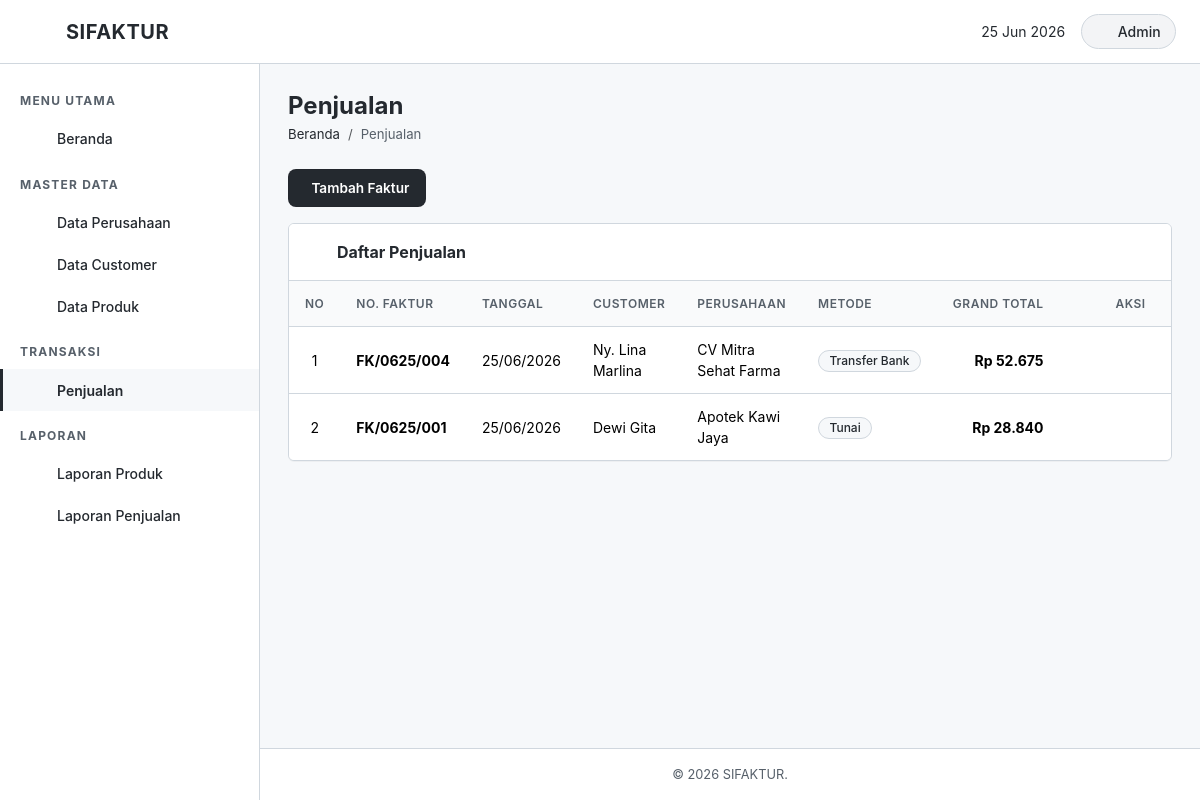
Page /penjualan/index.php on the committed database.
### tables this page shows
CREATE TABLE `faktur` (
  `id_faktur` int(11) NOT NULL AUTO_INCREMENT,
  `no_faktur` varchar(50) NOT NULL,
  `tgl_faktur` date NOT NULL,
  `due_date` date DEFAULT NULL,
  `metode_bayar` varchar(50) DEFAULT NULL,
  `ppn` decimal(15,2) NOT NULL DEFAULT 0.00,
  `dp` decimal(15,2) NOT NULL DEFAULT 0.00,
  `grand_total` decimal(15,2) NOT NULL DEFAULT 0.00,
  `user` varchar(100) DEFAULT NULL,
  `id_customer` int(11) NOT NULL,
  `id_perusahaan` int(11) NOT NULL,
  `created_at` timestamp NOT NULL DEFAULT current_timestamp(),
  PRIMARY KEY (`id_faktur`),
  UNIQUE KEY `uq_no_faktur` (`no_faktur`),
  KEY `idx_faktur_customer` (`id_customer`),
  KEY `idx_faktur_perusahaan` (`id_perusahaan`),
  CONSTRAINT `fk_faktur_customer` FOREIGN KEY (`id_customer`) REFERENCES `customer` (`id_customer`) ON UPDATE CASCADE,
  CONSTRAINT `fk_faktur_perusahaan` FOREIGN KEY (`id_perusahaan`) REFERENCES `perusahaan` (`id_perusahaan`) ON UPDATE CASCADE
);

CREATE TABLE `customer` (
  `id_customer` int(11) NOT NULL AUTO_INCREMENT,
  `nama_customer` varchar(150) NOT NULL,
  `perusahaan_cust` varchar(150) DEFAULT NULL,
  `alamat` varchar(255) DEFAULT NULL,
  PRIMARY KEY (`id_customer`)
);

CREATE TABLE `perusahaan` (
  `id_perusahaan` int(11) NOT NULL AUTO_INCREMENT,
  `nama_perusahaan` varchar(150) NOT NULL,
  `alamat` varchar(255) DEFAULT NULL,
  `telp` varchar(20) DEFAULT NULL,
  `fax` varchar(20) DEFAULT NULL,
  PRIMARY KEY (`id_perusahaan`)
);

### penjualan/index.php (the view, shortened to what this page needs)
<?php
require_once dirname(__DIR__) . '/config/koneksi.php';
include dirname(__DIR__) . '/includes/header.php';
include dirname(__DIR__) . '/includes/sidebar.php';
$result = $conn->query("
    SELECT f.*, c.nama_customer, p.nama_perusahaan
    FROM faktur f
    JOIN customer c ON f.id_customer = c.id_customer
    JOIN perusahaan p ON f.id_perusahaan = p.id_perusahaan
    ORDER BY f.id_faktur DESC
");
?>
<div class="page-header">
    <h2></i> Penjualan</h2>
    <nav aria-label="breadcrumb">
        <ol class="breadcrumb">
            <li class="breadcrumb-item"><a href="<?php echo $base_url; ?>/index.php">Beranda</a></li>
            <li class="breadcrumb-item active">Penjualan</li>
        </ol>
    </nav>
</div>
<div class="mb-3">
    <a href="tambah.php" class="btn btn-primary-custom">
        <i class="bi bi-plus-circle"></i> Tambah Faktur
    </a>
</div>
<div class="content-card">
    <div class="card-header-custom">
        <i class="fa-solid fa-list-ul"></i> Daftar Penjualan
    </div>
    <div class="card-body p-0">
        <div class="table-wrapper">
            <table class="table">
                <thead>
                    <tr>
                        <th style="width:50px;">No</th>
                        <th>No. Faktur</th>
                        <th>Tanggal</th>
                        <th>Customer</th>
                        <th>Perusahaan</th>
                        <th>Metode</th>
                        <th class="text-end">Grand Total</th>
                        <th style="width:180px;" class="text-center">Aksi</th>
                    </tr>
                </thead>
                <tbody>
                    <?php if ($result && $result->num_rows > 0): ?>
                        <?php $no = 1; while ($row = $result->fetch_assoc()): ?>
                        <tr>
                            <td class="text-center"><?php echo $no++; ?></td>
                            <td><strong><?php echo htmlspecialchars($row['no_faktur']); ?></strong></td>
                            <td><?php echo date('d/m/Y', strtotime($row['tgl_faktur'])); ?></td>
                            <td><?php echo htmlspecialchars($row['nama_customer']); ?></td>
                            <td><?php echo htmlspecialchars($row['nama_perusahaan']); ?></td>
                            <td>
                                <span class="badge bg-<?php echo ($row['metode_bayar'] === 'Tunai') ? 'success' : 'primary'; ?> badge-status">
                                    <?php echo htmlspecialchars($row['metode_bayar']); ?>
                                </span>
                            </td>
                            <td class="text-end"><strong>Rp <?php echo number_format($row['grand_total'], 0, ',', '.'); ?></strong></td>
                            <td>
                                <div class="btn-group-action justify-content-center">
                                    <a href="cetak.php?id=<?php echo $row['id_faktur']; ?>" target="_blank" class="text-info fs-5 mx-1" title="Cetak">
                                        <i class="fa-solid fa-print"></i>
                                    </a>
                                    <a href="ubah.php?id=<?php echo $row['id_faktur']; ?>" class="text-warning fs-5 mx-1" title="Ubah">
                                        <i class="fa-solid fa-pen"></i>
                                    </a>
                                    <button type="button" class="btn btn-link text-danger p-0 fs-5 mx-1 border-0 text-decoration-none" title="Hapus"
                                        onclick="confirmDelete('hapus.php?id=<?php echo $row['id_faktur']; ?>', '<?php echo addslashes($row['no_faktur']); ?>')">
                                        <i class="fa-solid fa-trash"></i>
                                    </button>
                                </div>
                            </td>
                        </tr>
                        <?php endwhile; ?>
                    <?php endif; ?>
                </tbody>
            </table>
        </div>
    </div>
</div>
<?php include dirname(__DIR__) . '/includes/footer.php'; ?>

### assets/css/style.css (style rules this page uses)
:root { --primary: #24292f; --primary-light: #57606a; --primary-dark: #000000; --accent: #24292f; --accent-light: #d0d7de; --success: #24292f; --warning: #24292f; --danger: #24292f; --info: #24292f; --bg-body: #f6f8fa; --bg-card: #ffffff; --bg-sidebar: #ffffff; --bg-header: #ffffff; --text-dark: #24292f; --text-muted: #57606a; --text-light: #ffffff; --border-color: #d0d7de; --shadow-sm: 0 1px 0 rgba(27,31,36,0.04); --shadow-md: 0 3px 6px rgba(140,148,157,0.14); --shadow-lg: 0 8px 24px rgba(140,148,157,0.14); --radius: 6px; --radius-lg: 6px; --transition: all 0.25s cubic-bezier(0.4, 0, 0.2, 1); --sidebar-width: 260px; --header-height: 64px; --font-family: 'Geist', -apple-system, BlinkMacSystemFont, 'Segoe UI', Helvetica, Arial, sans-serif, 'Apple Color Emoji', 'Segoe UI Emoji'; }
* { margin: 0; padding: 0; box-sizing: border-box; }
body { font-family: var(--font-family); background-color: var(--bg-body); color: var(--text-dark); min-height: 100vh; display: flex; flex-direction: column; overflow-x: hidden; }
a { text-decoration: none; color: inherit; transition: var(--transition); }
.page-header { margin-bottom: 1.5rem; }
.page-header h2 { font-size: 1.5rem; font-weight: 700; color: var(--primary); margin-bottom: 0.25rem; }
.page-header .breadcrumb { background: none; padding: 0; margin: 0; font-size: 0.825rem; }
.page-header .breadcrumb-item a { color: var(--primary); }
.page-header .breadcrumb-item.active { color: var(--text-muted); }
.content-card { background: var(--bg-card); border-radius: var(--radius-lg); box-shadow: var(--shadow-sm); border: 1px solid var(--border-color); margin-bottom: 1.5rem; overflow: hidden; }
.content-card .card-header-custom { background: var(--bg-card); color: var(--text-dark); border-bottom: 1px solid var(--border-color); padding: 1rem 1.25rem; font-weight: 700; font-size: 1rem; display: flex; align-items: center; gap: 0.5rem; }
.content-card .card-header-custom i { color: var(--primary); }
.content-card .card-body { padding: 1.25rem; }
.table-wrapper { overflow-x: auto; }
.table { margin-bottom: 0; }
.table thead th { background: #f9fafb; color: var(--text-muted); font-weight: 600; font-size: 0.75rem; text-transform: uppercase; letter-spacing: 0.5px; border-bottom: 1px solid var(--border-color); border-top: none; padding: 0.85rem 1rem; white-space: nowrap; vertical-align: middle; }
.table tbody td { font-size: 0.875rem; padding: 0.75rem 1rem; vertical-align: middle; border-bottom: 1px solid var(--border-color); }
.table tbody tr { transition: var(--transition); }
.table tbody tr:last-child td { border-bottom: none; }
.btn { font-size: 0.85rem; font-weight: 600; border-radius: 0.5rem; padding: 0.5rem 1rem; transition: var(--transition); display: inline-flex; align-items: center; gap: 0.4rem; }
.btn-primary-custom, .btn-success-custom { background: #24292f; color: #ffffff; border: 1px solid rgba(27, 31, 36, 0.15); }
.btn-group-action { display: flex; gap: 0.35rem; flex-wrap: nowrap; }
.badge-status { padding: 0.25rem 0.65rem; border-radius: 20px; font-size: 0.75rem; font-weight: 500; background: #f6f8fa !important; color: #24292f !important; border: 1px solid #d0d7de; }

### rows in the picture
faktur: no_faktur "FK/0625/004", tgl_faktur "25/06/2026", id_customer.nama_customer "Ny. Lina Marlina", id_perusahaan.nama_perusahaan "CV Mitra Sehat Farma", metode_bayar "Transfer Bank", grand_total "52.675"
faktur: no_faktur "FK/0625/001", tgl_faktur "25/06/2026", id_customer.nama_customer "Dewi Gita", id_perusahaan.nama_perusahaan "Apotek Kawi Jaya", metode_bayar "Tunai", grand_total "28.840"
